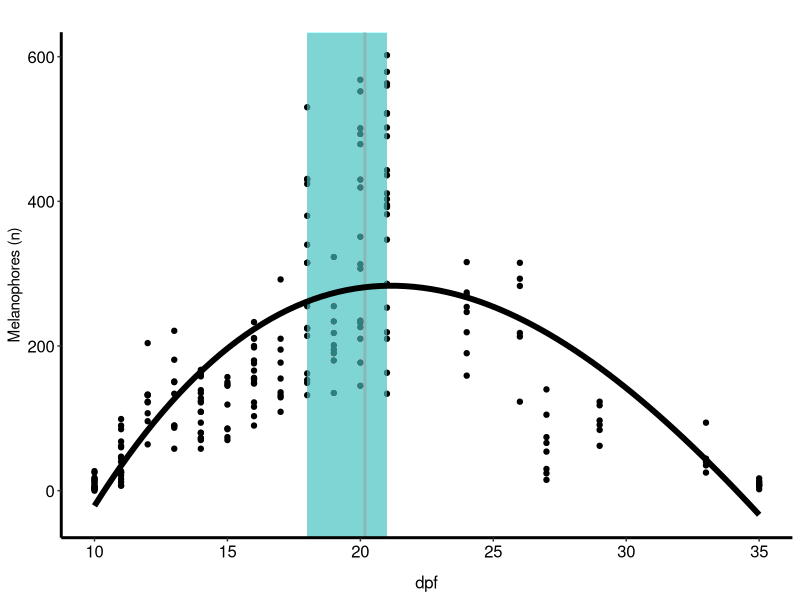

This figure's R source:
library(ggplot2)

# create a variable which is the raw data - see csv file in figure 2 directory "Melanophore_coverage.csv"
melano_numbers <- read.csv("Melanophore_coverage.csv", header = TRUE, sep = ",")

#create ggplot using melano_numbers variable 

melano_plot <- ggplot(data = melano_numbers, 
#Use Aesthetic mapping (aes) to assign variables to the x and y axis
                      aes(x=dpf, y=Melanophore_numbers, 
                          colour = "black", 
                          fill = "black"))+
  geom_point(alpha=1, size =1.5, colour = "black")+
#Add rectangle to the plot which represents the range of dpf iridophores appear in the dataset 
  geom_rect(aes(xmin=18, xmax=21, ymin=Inf, ymax=-Inf), 
            fill="steelblue2", 
            alpha=0.01, 
            inherit.aes = FALSE) +
#Add a line to the plot representing the mean of when iridophores appear in the dataset
  geom_vline(xintercept = 20.17, 
             color = "#999999", 
             alpha = 0.5, 
             size = 1)+
#Add a linear model polynomial trendline to the melanophore datapoints
  geom_smooth(method = lm, formula = y ~ poly(x, 3), se = FALSE, colour="black", size = 2)+
  labs(title = " ", x ="dpf", y= "Melanophores (n)")+
#Customize graph to remove standard R plot details
  theme (legend.position="none", 
         legend.title = element_blank(), 
         plot.title = element_text(hjust = 0.5, size=12), 
         axis.text = element_text(size = 12, colour="black"), 
         panel.border = element_blank(), 
         panel.grid.major = element_blank(), 
         panel.grid.minor = element_blank(), 
         axis.line = element_line(colour = "black", size=1), 
         panel.background = element_rect(fill = "white"), 
         axis.title.x = element_text(size=12, margin = margin(t = 10)))
#Diaplay the plot
melano_plot
